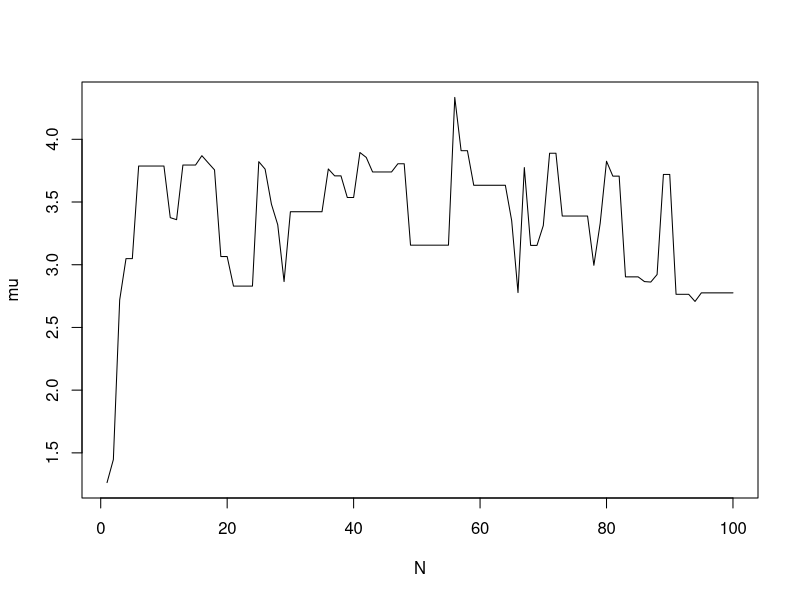
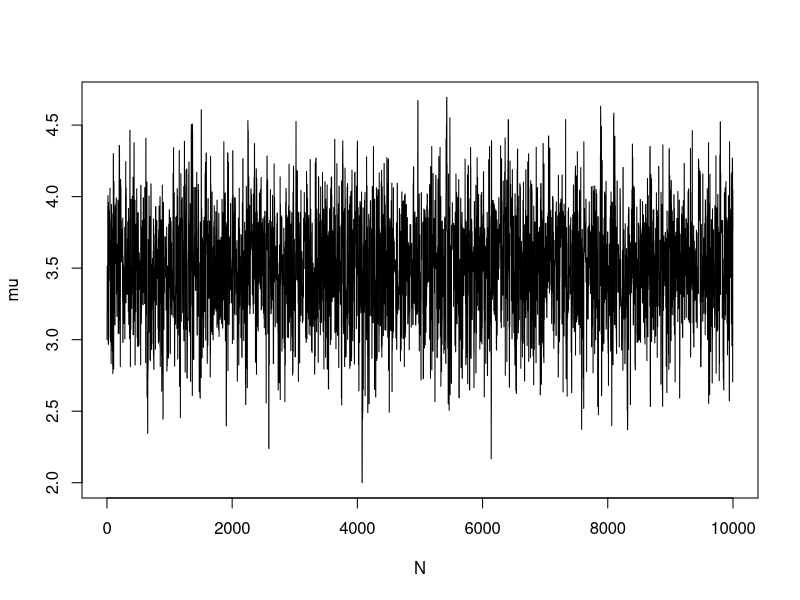
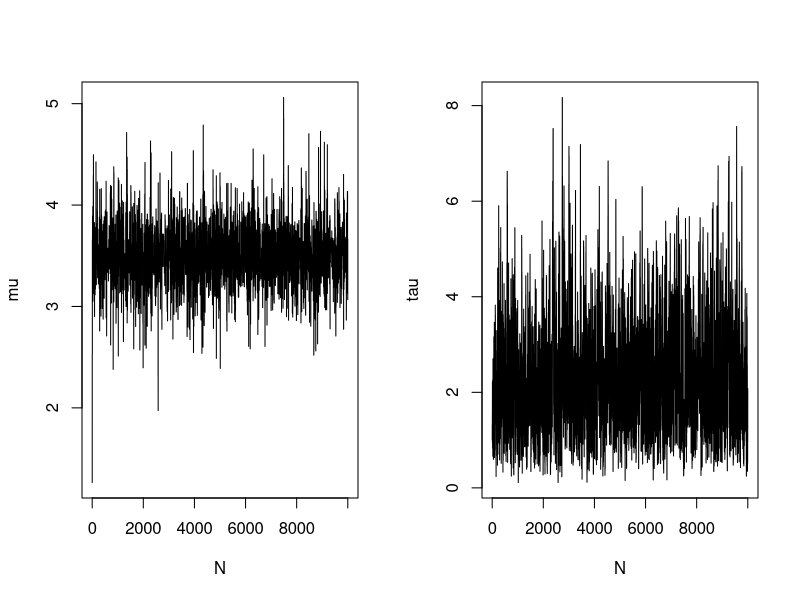
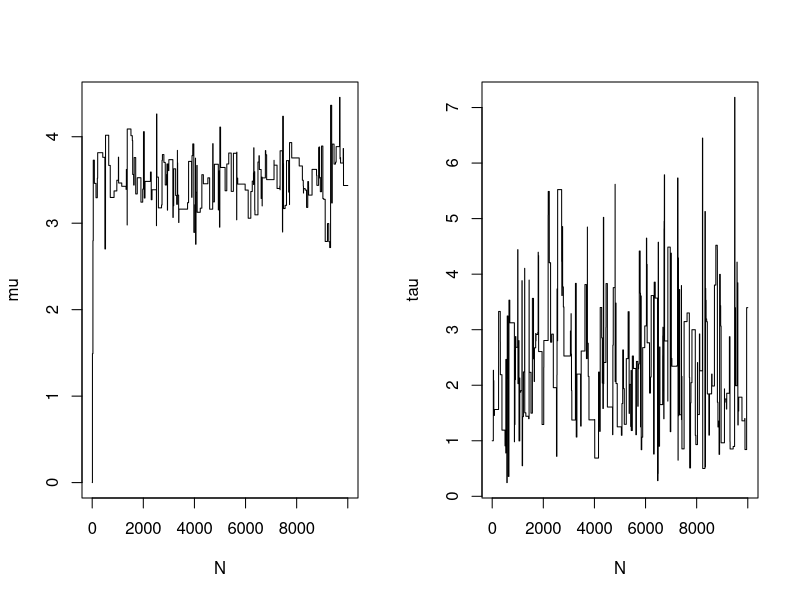
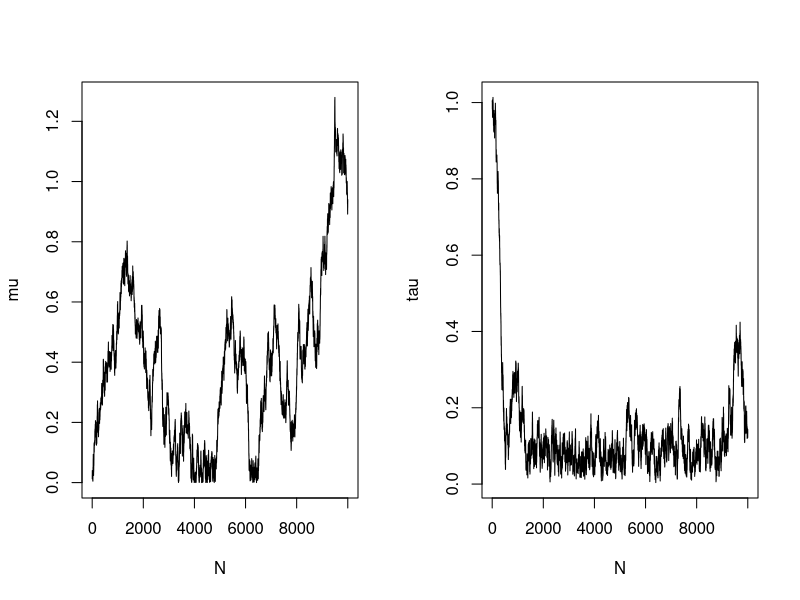
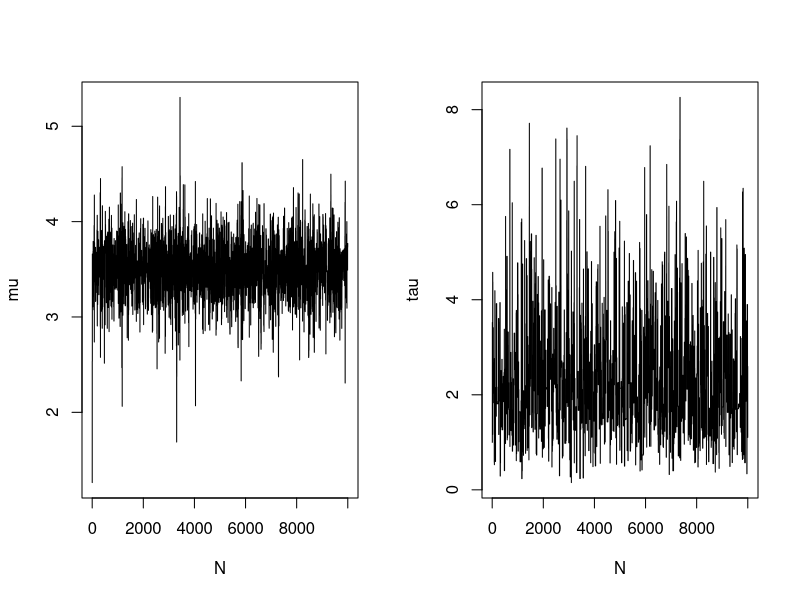
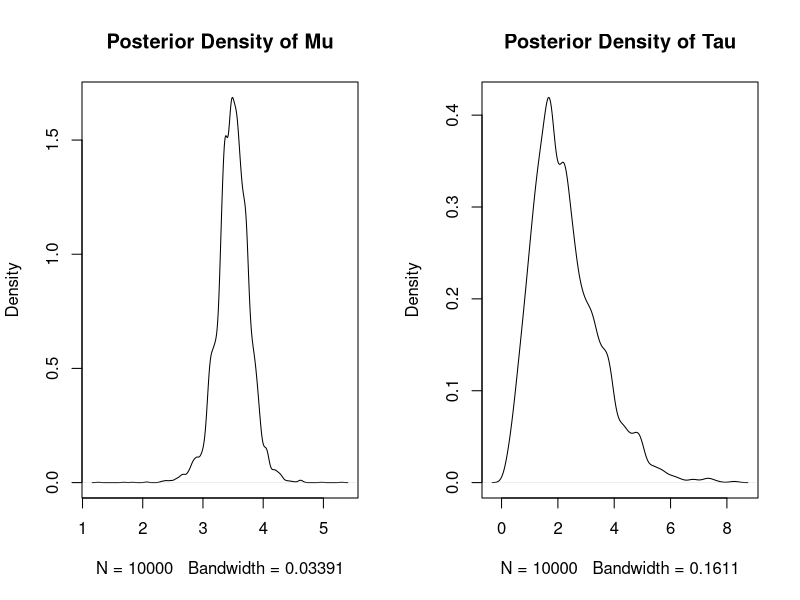
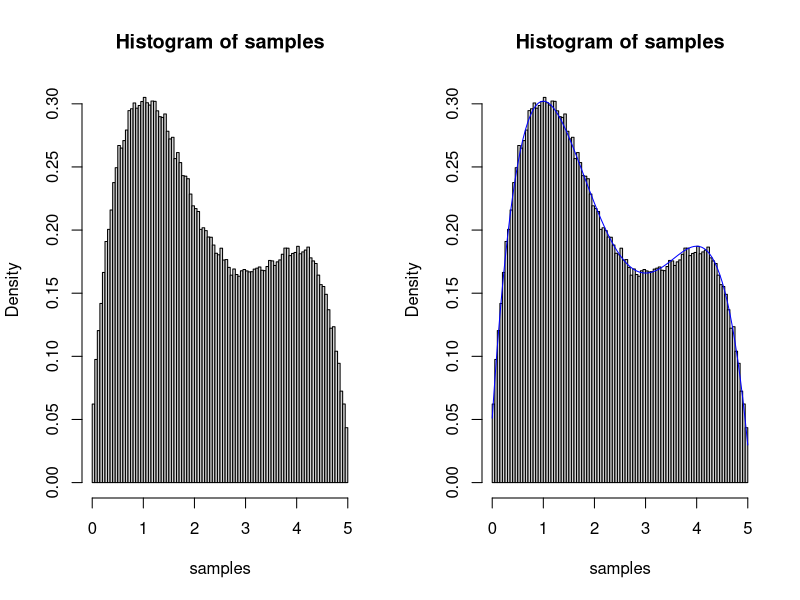

Write R code to recreate these figures, in order.
## ---- chunk 1
set.seed(0)
y=c(4.3,2.5,3.2,3.8,2.9,3.1,4.2,4.0)

mu=0  # initial value for mu
tau=1 # fixed value of tau
smu=1 # tuning parameter for mu

Nsim=100
samples=numeric(Nsim)

for(i in 1:Nsim){
  prop=rnorm(1,mu,smu)
  if(prop>0){
    pi_current=dnorm(mu,0,1/sqrt(0.001))*prod(dnorm(y,mu,tau))
    pi_prop=dnorm(prop,0,1/sqrt(0.001))*prod(dnorm(y,prop,tau))
    a=pi_prop/pi_current
    if(runif(1)<a){
      mu=prop
    }
  }
  samples[i]=c(mu)
}

head(samples)
tail(samples)

## ---- chunk 2
plot(samples,type='l',xlab='N',ylab='mu')
## ---- chunk 3
set.seed(0)
y=c(4.3,2.5,3.2,3.8,2.9,3.1,4.2,4.0)

mu=3  # initial value for mu (based on the results from parts a and b)
smu=1 # tuning parameter for mu

Nsim=10000
samples=numeric(Nsim)

for(i in 1:Nsim){
  prop=rnorm(1,mu,smu)
  if(prop>0){
    pi_current=dnorm(mu,0,1/sqrt(0.001))*prod(dnorm(y,mu,1))
    pi_prop=dnorm(prop,0,1/sqrt(0.001))*prod(dnorm(y,prop,1))
    a=pi_prop/pi_current
    if(runif(1)<a){
      mu=prop
    }
  }
  samples[i]=c(mu)
}

plot(samples,type='l',xlab='N',ylab='mu')
## ---- chunk 4
mean(samples)
## ---- chunk 5
quantile(samples,probs=c(0.025,0.975))
## ---- chunk 6
qnorm(0.025,3.4995626,1/sqrt(8.001))
qnorm(0.975,3.4995626,1/sqrt(8.001))
## ---- chunk 7
set.seed(0)
y=c(4.3,2.5,3.2,3.8,2.9,3.1,4.2,4.0)

mu=0
tau=1
smu=1
stau=1

Nsim=10000
samples=matrix(NA,nrow=Nsim,ncol=2)

for(i in 1:Nsim){
  prop=rnorm(1,mu,smu)
  if(prop>0){
    pi_current=dnorm(mu,0,1/sqrt(0.001))*prod(dnorm(y,mu,1/sqrt(tau)))
    pi_prop=dnorm(prop,0,1/sqrt(0.001))*prod(dnorm(y,prop,1/sqrt(tau)))
    a=pi_prop/pi_current
    if(runif(1)<a){
      mu=prop
    }
  }
  prop=rnorm(1,tau,stau)
  if(prop>0){
    pi_current=dgamma(tau,0.001,0.001)*prod(dnorm(y,mu,1/sqrt(tau)))
    pi_prop=dgamma(prop,0.001,0.001)*prod(dnorm(y,mu,1/sqrt(prop)))
    a=pi_prop/pi_current
    if(runif(1)<a){
      tau=prop
    }
  }
  samples[i,]=c(mu,tau)
}

head(samples)
par(mfrow=c(1,2))
plot(samples[,1],type='l',xlab='N',ylab='mu')
plot(samples[,2],type='l',xlab='N',ylab='tau')
## ---- chunk 8
set.seed(0)
y=c(4.3,2.5,3.2,3.8,2.9,3.1,4.2,4.0)

mu=0
tau=1
smu=20
stau=50

Nsim=10000
samples=matrix(NA,nrow=Nsim,ncol=2)

for(i in 1:Nsim){
  prop=rnorm(1,mu,smu)
  if(prop>0){
    pi_current=dnorm(mu,0,1/sqrt(0.001))*prod(dnorm(y,mu,1/sqrt(tau)))
    pi_prop=dnorm(prop,0,1/sqrt(0.001))*prod(dnorm(y,prop,1/sqrt(tau)))
    a=pi_prop/pi_current
    if(runif(1)<a){
      mu=prop
    }
  }
  prop=rnorm(1,tau,stau)
  if(prop>0){
    pi_current=dgamma(tau,0.001,0.001)*prod(dnorm(y,mu,1/sqrt(tau)))
    pi_prop=dgamma(prop,0.001,0.001)*prod(dnorm(y,mu,1/sqrt(prop)))
    a=pi_prop/pi_current
    if(runif(1)<a){
      tau=prop
    }
  }
  samples[i,]=c(mu,tau)
}

par(mfrow=c(1,2))
plot(samples[,1],type='l',xlab='N',ylab='mu')
plot(samples[,2],type='l',xlab='N',ylab='tau')
## ---- chunk 9
set.seed(0)
y=c(4.3,2.5,3.2,3.8,2.9,3.1,4.2,4.0)

mu=0
tau=1
smu=0.01
stau=0.01

Nsim=10000
samples=matrix(NA,nrow=Nsim,ncol=2)

for(i in 1:Nsim){
  prop=rnorm(1,mu,smu)
  if(prop>0){
    pi_current=dnorm(mu,0,1/sqrt(0.001))*prod(dnorm(y,mu,1/sqrt(tau)))
    pi_prop=dnorm(prop,0,1/sqrt(0.001))*prod(dnorm(y,prop,1/sqrt(tau)))
    a=pi_prop/pi_current
    if(runif(1)<a){
      mu=prop
    }
  }
  prop=rnorm(1,tau,stau)
  if(prop>0){
    pi_current=dgamma(tau,0.001,0.001)*prod(dnorm(y,mu,1/sqrt(tau)))
    pi_prop=dgamma(prop,0.001,0.001)*prod(dnorm(y,mu,1/sqrt(prop)))
    a=pi_prop/pi_current
    if(runif(1)<a){
      tau=prop
    }
  }
  samples[i,]=c(mu,tau)
}

par(mfrow=c(1,2))
plot(samples[,1],type='l',xlab='N',ylab='mu')
plot(samples[,2],type='l',xlab='N',ylab='tau')
## ---- chunk 10
set.seed(0)
y=c(4.3,2.5,3.2,3.8,2.9,3.1,4.2,4.0)

mu=0
tau=1
smu=1
stau=10

Nsim=10000
samples=matrix(NA,nrow=Nsim,ncol=2)

for(i in 1:Nsim){
  prop=rnorm(1,mu,smu)
  if(prop>0){
    pi_current=dnorm(mu,0,1/sqrt(0.001))*prod(dnorm(y,mu,1/sqrt(tau)))
    pi_prop=dnorm(prop,0,1/sqrt(0.001))*prod(dnorm(y,prop,1/sqrt(tau)))
    a=pi_prop/pi_current
    if(runif(1)<a){
      mu=prop
    }
  }
  prop=rnorm(1,tau,stau)
  if(prop>0){
    pi_current=dgamma(tau,0.001,0.001)*prod(dnorm(y,mu,1/sqrt(tau)))
    pi_prop=dgamma(prop,0.001,0.001)*prod(dnorm(y,mu,1/sqrt(prop)))
    a=pi_prop/pi_current
    if(runif(1)<a){
      tau=prop
    }
  }
  samples[i,]=c(mu,tau)
}

par(mfrow=c(1,2))
plot(samples[,1],type='l',xlab='N',ylab='mu')
plot(samples[,2],type='l',xlab='N',ylab='tau')
## ---- chunk 11
mean(samples[,1])
mean(samples[,2])
## ---- chunk 12
quantile(samples[,1],probs=c(0.025,0.975))
quantile(samples[,2],probs=c(0.025,0.975))
## ---- chunk 13
par(mfrow=c(1,2))
plot(density(samples[,1]),main='Posterior Density of Mu')
plot(density(samples[,2]),main='Posterior Density of Tau')
## ---- chunk 14
target=function(x){
  -0.25*x^4+(8/3)*x^3-9.5*x^2+12*x+1
}

mu=0
smu=1 # i.e., 1 is my proposed standard deviation

Nsim=500000
samples=numeric(Nsim)

for(i in 1:Nsim){
  prop=rnorm(1,mu,smu)
  if(prop>=0 && prop<=5){
    pi_current=target(mu)
    pi_prop=target(prop)
    a=pi_prop/pi_current
    if(runif(1)<a){
      mu=prop
    }
  }
  samples[i]=c(mu)
}
## ---- chunk 15
mean(samples)
## ---- chunk 16
hist(samples,probability=TRUE,breaks=100)
## ---- chunk 17
hist(samples,probability=TRUE,breaks=100)
curve(target(x)*0.05106383,from=0,to=5,add=TRUE,col='blue')
